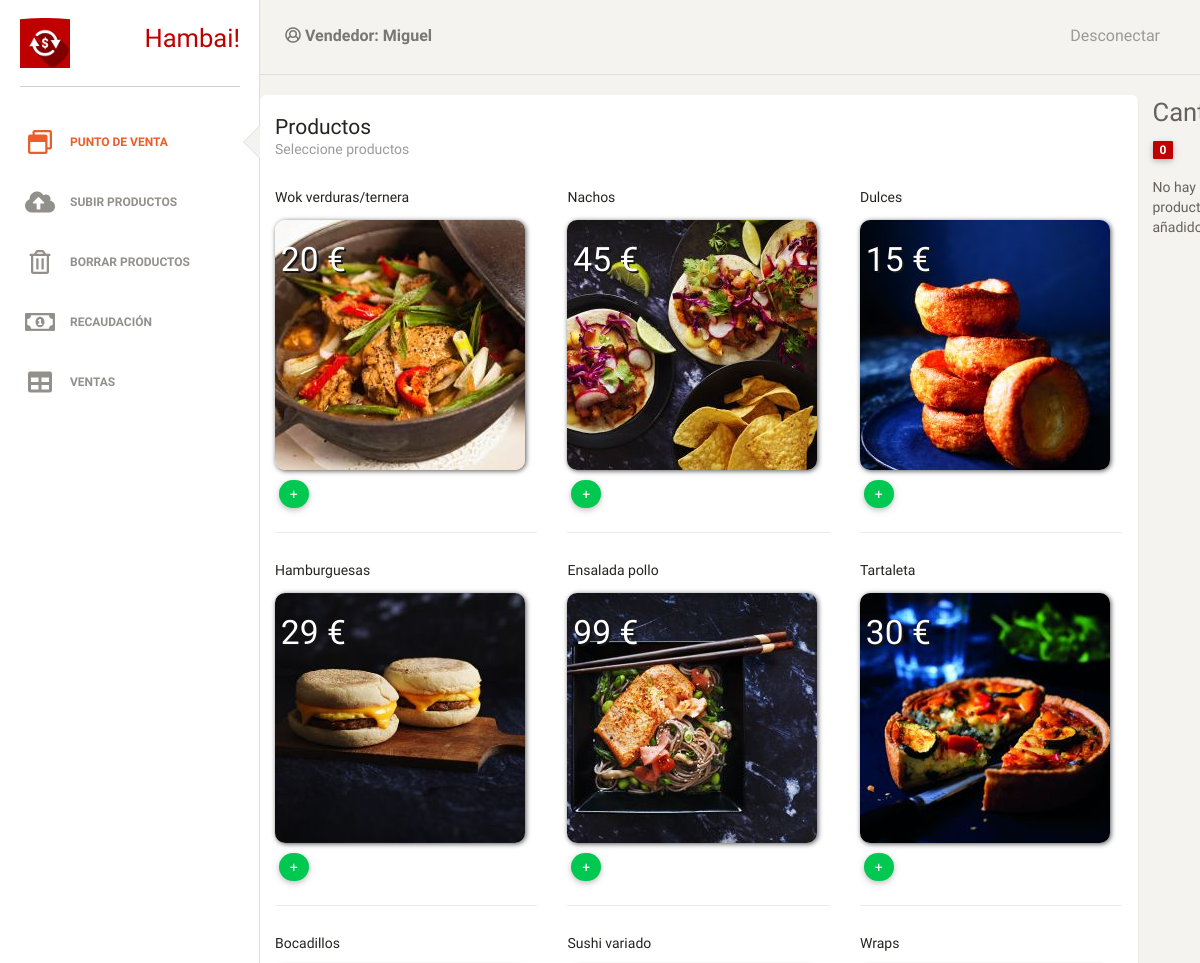
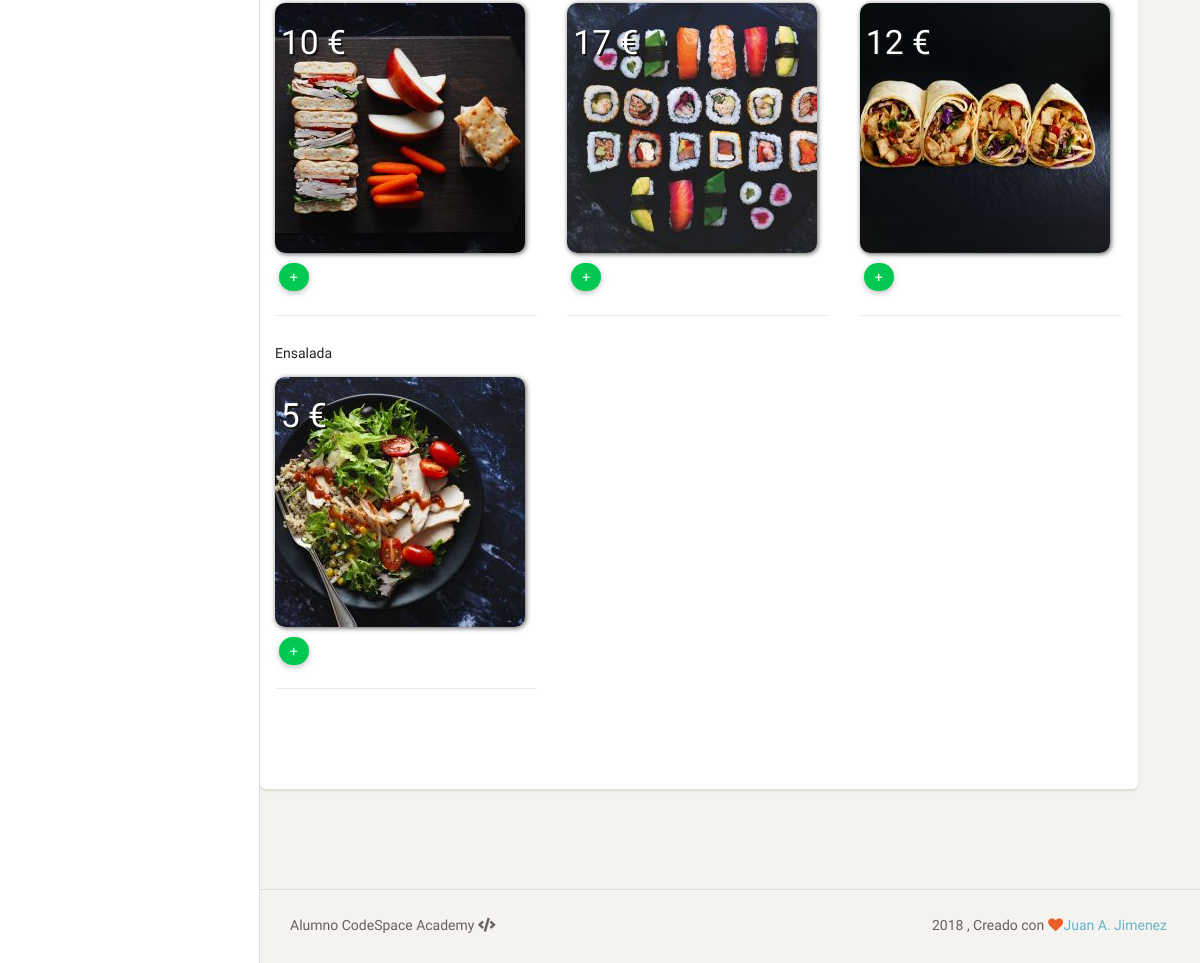
The app's page /ventas.php (signed in) with its own data (2 pictures, top to bottom).
### tables this page shows
CREATE TABLE IF NOT EXISTS `productos` (
  `id` int(11) NOT NULL AUTO_INCREMENT,
  `nombre` varchar(255) NOT NULL,
  `precio` float DEFAULT '0',
  `fotografia` varchar(255) DEFAULT NULL,
  PRIMARY KEY (`id`)
);

### startApp.php (called while the page is built)
<?php
    $root= "/hanbaiApp/";
    $carpeta_fotos = $root . "/images/";
    ?>

### ventas.php (the view, shortened to what this page needs)
<?php
    include_once 'dbconnect.php';
?>
    <!DOCTYPE html>
    <html>
    <?php
include("startApp.php");
include 'templates/head.php';
        ?>
    <body>
       <?php  include 'templates/panel.php'; ?>
            <div class="container">
                <div class="row row-m-t">
                    <div class="col col-sm-9 col-xs-6 card">
                        <div class="header fadeIn animated">
                        <h4 class="title">Productos</h4>
                        <p class="category">Seleccione productos</p>
                            </div>
                        <div class="row fadeInDown animated">
                            <?php $sql_productos = "SELECT * FROM productos"; ?>
                            <?php $resultado_productos = mysqli_query($con, $sql_productos);   ?>
                            <?php while($producto= mysqli_fetch_assoc($resultado_productos)) {?>
                            <div data-tilt data-tilt-speed="400" class="col col-xs-12 col-md-6 col-lg-4 item">
                                <h2>
                                    <?php echo $producto["nombre"] ?>
                                </h2>
                                <div class="precio">
                                <p class="preciotexto">
                                    <?php echo $producto["precio"] ?>
                                </p><p class="preciotexto">€</p>
                                </div>
                                <div class='img-container'>
                                    <img class="productoimg" src="<?php echo $carpeta_fotos . $producto["fotografia"] ?>">
                                </div>
                                <hr>
                            </div>
                            <?php  }
    ?>
                        </div>
                    </div>
                    <div class="col col-sm-3 col-xs-6">
                        <div id='cart-container' data-spy="affix" data-offset-top="10">
                            <h3>Cantidad <span class="badge" id='cartItems'>0</span></h3>
                            <div class="cart" id='cart'>
                                No hay productos añadidos.
                            </div>
                        </div>
                    </div>
                </div>
            </div>
    </body>
        <?php include 'templates/footer.php';?>
    </html>

### css/main.css (style rules this page uses)
body { background: #f4f3ef; background-position: center center; background-repeat: no-repeat; background-attachment: fixed; background-size: cover; -webkit-background-size: cover; -moz-background-size: cover; -o-background-size: cover; }
.row { margin-bottom: 80px; }
h2, .h2 { font-size: 1.0em; margin: 10px 0 15px; }
.badge { background-color: #bf0000; }
#cart-container { position:fixed; }
.card { margin-top: 20px; }
.card .header { padding: 20px 0px 20px; }
.productoimg { box-shadow: 1px 1px 5px #555; }
.card img { border-radius: 10px; }
.precio { position: absolute; padding: 2%; }
.preciotexto { display: inline; color: white; font-size: 2.4em; text-shadow: 2px 2px #151515; }

### records on screen
productos: nombre "Wok verduras/ternera", precio "20", fotografia (picture)
productos: nombre "Nachos", precio "45", fotografia (picture)
productos: nombre "Dulces", precio "15", fotografia (picture)
productos: nombre "Hamburguesas", precio "29", fotografia (picture)
productos: nombre "Ensalada pollo", precio "99", fotografia (picture)
productos: nombre "Tartaleta", precio "30", fotografia (picture)
productos: nombre "Bocadillos", precio "10", fotografia (picture)
productos: nombre "Sushi variado", precio "17", fotografia (picture)
productos: nombre "Wraps", precio "12", fotografia (picture)
productos: nombre "Ensalada", precio "5", fotografia (picture)

### other values on screen
$_SESSION['usr_name'] "Miguel"
